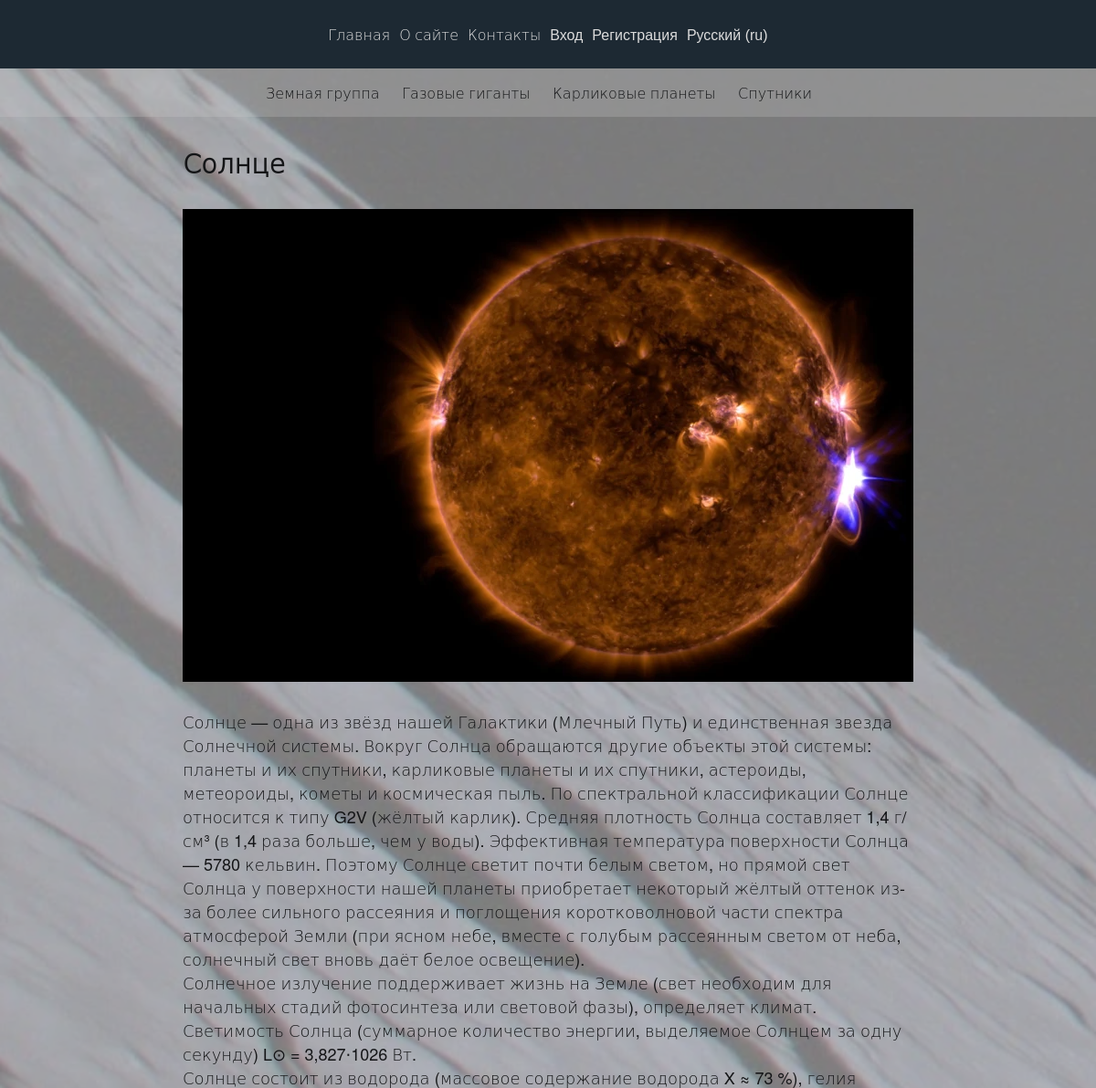
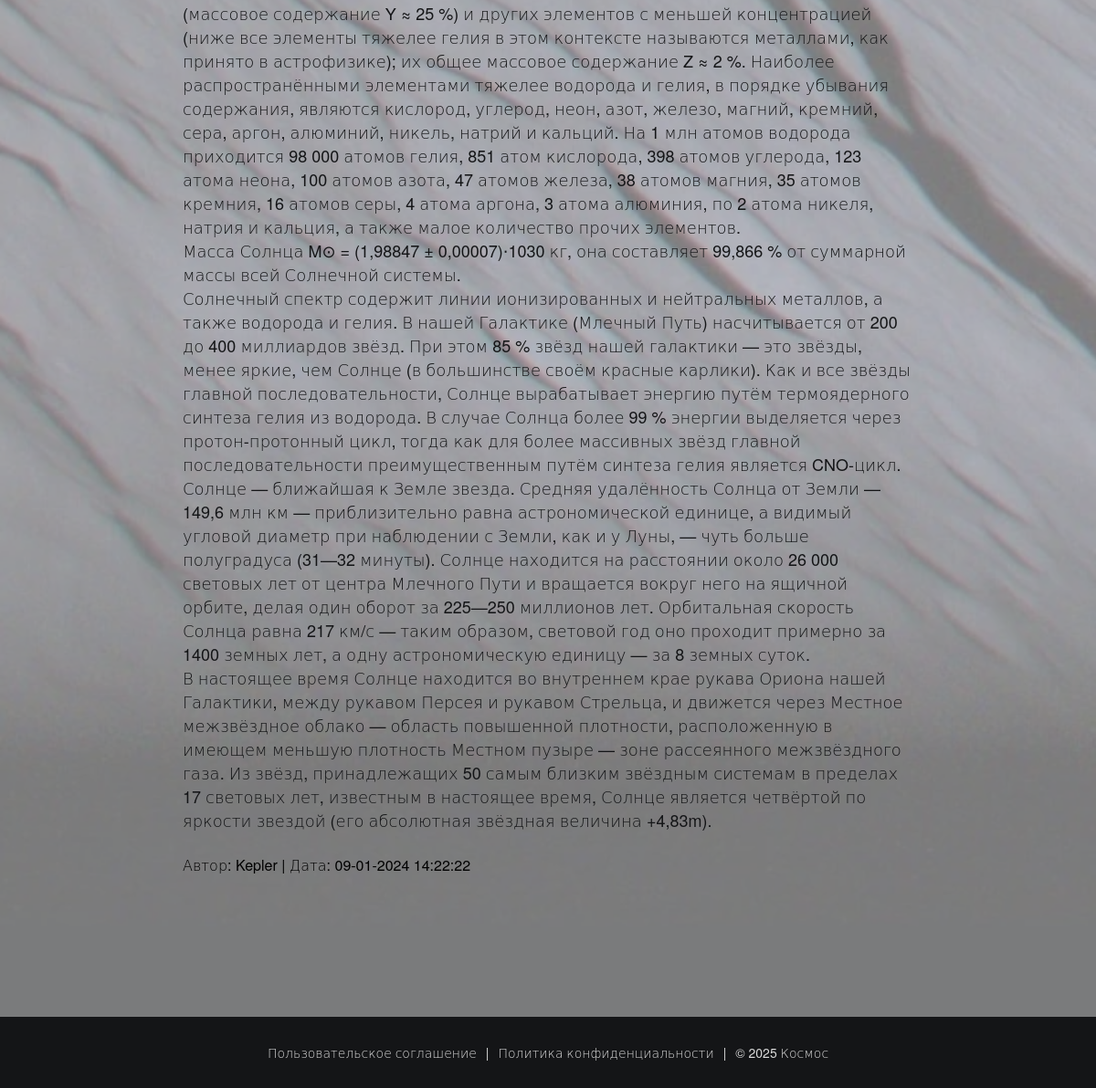
Screenshot of /content/Sun/ with the database file from the repository (2 pictures, top to bottom).
### base/models.py (models this page shows, shortened)
class Category(models.Model):
    cat_name = models.CharField(max_length=100, db_index=True, verbose_name=_('Category'))
    cat_slug = models.SlugField(max_length=255, unique=True, db_index=True)
    objects = models.Manager()
    class Meta:
        verbose_name = _('category')
        verbose_name_plural = _('Categories')
    def get_absolute_url(self):
        return reverse('category', kwargs={'cat_slug': self.cat_slug})

class Content(models.Model):
    header = models.CharField(max_length=255, verbose_name=_('Header'))
    post = models.TextField(blank=True, verbose_name=_('Content'))
    slug = models.SlugField(max_length=255, unique=True, db_index=True, verbose_name=_('Slug'))
    photo = models.ImageField(
        upload_to="photos/%Y/%m/%d/", default=None, blank=True, null=True, verbose_name=_('Photo')
    )
    author = models.ForeignKey(
        get_user_model(), on_delete=models.SET_NULL, related_name='content',
        null=True, default=None, verbose_name=_('Author')
    )
    category = models.ForeignKey(
        'Category', on_delete=models.PROTECT, related_name='content', null=True, verbose_name=_('Categories')
    )
    time_create = models.DateTimeField(auto_now_add=True, verbose_name=_('Creation time'))
    time_update = models.DateTimeField(auto_now=True, verbose_name=_('Time of change'))
    is_published = models.BooleanField(default=True, verbose_name=_('Status'))
    objects = models.Manager()
    published = PublishManager()
    class Meta:
        verbose_name = _('object')
        verbose_name_plural = _('Objects')

### users/models.py (models this page shows)
class User(AbstractUser):
    photo = models.ImageField(upload_to='users/%Y/%m/%d/', blank=True, null=True, verbose_name=_('Photo'))
    first_name = models.TextField(blank=True, null=True, verbose_name=_('Name'))
    last_name = models.TextField(blank=True, null=True, verbose_name=_('Surname'))
    date_birth = models.DateTimeField(blank=True, null=True, verbose_name=_('Date of birth'))

### base/views.py (the view)
# urls.py: path('content/<slug:slug>/', views.ContentPage.as_view(), name='content'),
class ContentPage(DetailView):
    template_name = 'base/content.html'
    slug_url_kwarg = 'slug'
    context_object_name = 'content'
    def get_context_data(self, **kwargs):
        context = super().get_context_data(**kwargs)
        context['title'] = context['content'].header
        context['page_header'] = context['content'].header
        context['photo'] = context['content'].photo
        context['post'] = context['content'].post
        context['author'] = context['content'].author
        context['time_update'] = context['content'].time_update
        context['slug'] = context['content'].slug
        return context
    def get_object(self, queryset=None):
        return get_object_or_404(Content.published, slug=self.kwargs[self.slug_url_kwarg])

### base/models.py (called while the page is built)
    def get_queryset(self):
        return super().get_queryset().filter(is_published=1)

### base/templatetags/base_tags.py (called while the page is built)
@register.inclusion_tag('base/category.html')
def get_category(selected=0):
    category = Category.objects.all()
    return {'category': category, 'selected': selected}

### base/templates/base/content.html (shortened to what this page needs)
{% extends 'base.html' %}
{% load i18n %}
{% block content %}
<div class="content-shell">
    <h1 class="post">{{page_header}}</h1>
    <div class="image-text-wrapper">
        <section class="image-content-container">
            {% if content.photo %}
            <img src="{{photo.url}}" alt="{{header}}">
            {% else %}
            {% include 'base/inclusions/image_icon.html' %}
            {% endif %}
        </section>
        <div class="text-button-wrapper">
            <article class="text-container">
                {{post|linebreaks}}
            </article>
            <article>
                {% trans 'Author: ' %}{{author|default:"Unknown"}} | {% trans 'Date: ' %}{{time_update|date:"d-m-Y H:i:s"}}
            </article>
        </div>
    </div>
</div>
{% endblock %}

### base/templates/base/category.html
<section>
    {% for i in category %}
    {% if i.id == selected %}
    <a class="link-dark">{{ i.cat_name }}</a>
    {% else %}
    <a class="link-dark" href="{{ i.get_absolute_url }}">{{ i.cat_name }}</a>
    {% endif %}
    {% endfor %}
</section>

### base/static/base/css/styles.css (style rules this page uses)
* { margin: 0; padding: 0; text-decoration: none; outline: none; box-sizing: border-box; appearance: none; }
:root { --background-color: #141517; --dark-color: #141517; --white-color: #dbdbdb; --head-color: #1d2933; --content-color: rgba(204, 204, 204, 0.6); --footer-color: #141517; --font-size-head: 16px; --font-size-content: 18px; --font-size-footer: 14px; --font-size-large: 1.8em; --font-size-medium: 1.5em; --font-size-small: 1.2em; --font-size-mini: 0.9em; --margin-large: 30px; --margin-medium: 25px; --margin-small: 20px; --margin-mini: 15px; --padding-large: 29px; --padding-medium: 26px; --padding-small: 20px; --padding-mini: 15px; --max-width-content: 1000px; --max-width-form: 800px; --max-width-image: 350px; --width: 100%; }
html, body { height: 100%; font-family: 'Helvetica Neue', 'DejaVu Sans Light', sans-serif; background: var(--background-color) url('../images/background_image.webp') no-repeat center top; background-size: cover; }
#page { display: flex; flex-direction: column; min-height: 100vh; }
.content-shell { max-width: var(--max-width-content); width: var(--width); }
.image-text-wrapper { overflow: auto; margin: var(--margin-large) 0; }
.image-content-container { margin-bottom: var(--margin-medium); }
.text-button-wrapper { flex-direction: column; flex: 1; }
.text-container { color: var(--dark-color); font-size: var(--font-size-content); margin-bottom: var(--margin-medium); }
.post { color: var(--dark-color); font-size: var(--font-size-large); margin-bottom: var(--margin-medium); }
.link-dark { color: var(--dark-color); padding-right: var(--padding-small); transition: background-color 0.3s, color 0.3s; cursor: pointer; }
@media screen and (max-width: 1300px) { .content-shell { max-width: 800px; } }
@media screen and (max-width: 1300px) { .post { margin: var(--margin-small) 0; } }

### rows the page displays
Category: cat_name "Земная группа"
Category: cat_name "Газовые гиганты"
Category: cat_name "Карликовые планеты"
Category: cat_name "Спутники"
Content: header "Солнце", post "Солнце — одна из звёзд нашей Галактики (Млечный Путь) и единственная звезда Солнечной системы. Вокруг Солнца обращаются другие объекты этой системы: планеты и их спутники, карликовые планеты и их спутники, астероиды, метеороиды, кометы и космическая пыль. По спектральной классификации Солнце относится к типу G2V (жёлтый карлик). Средняя плотность Солнца составляет 1,4 г/см³ (в 1,4 раза больше, чем у воды). Эффективная температура поверхности Солнца — 5780 кельвин. Поэтому Солнце светит почти белым светом, но прямой свет Солнца у поверхности нашей планеты приобретает некоторый жёлтый оттенок из-за более сильного рассеяния и поглощения коротковолновой части спектра атмосферой Земли (при ясном…", time_update "09-01-2024 14:22:22"
User: username "Kepler"

### other values shown
form field language "Русский (ru)"
